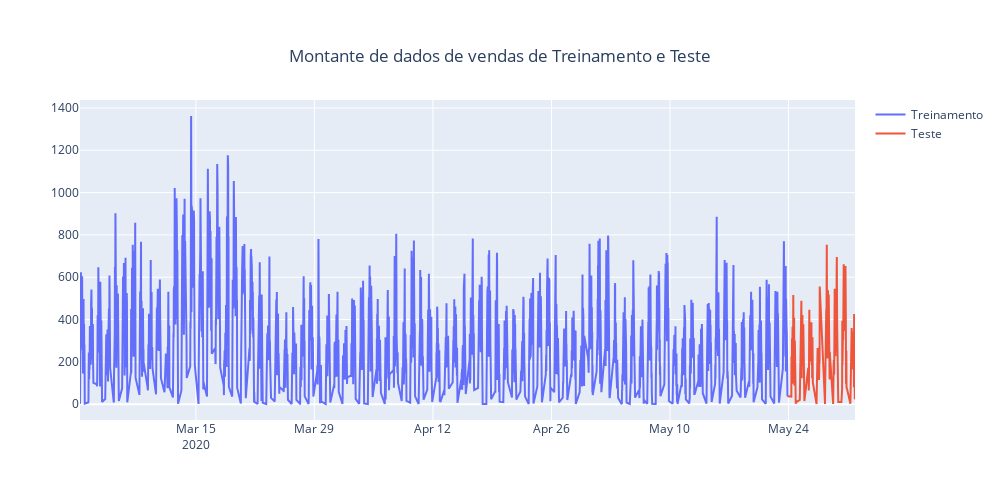

This figure's notebook cell:
### Markdown cell above
# Visualizando o montante de dados para os datasets de treino e de teste

### Code cell
iplot(dtview.compare_dataframes_with_scatter(df_274_sale_treino,
                                   df_274_sale_teste,
                                   title='Montante de dados de vendas de Treinamento e Teste',
                                    mode='lines',
                                   name1='Treinamento',
                                   name2='Teste'))

### Figure 1 — Plotly figure (JSON) as saved in the notebook; plotly's stock layout.template omitted (floating-point values rounded to 4 significant figures; data arrays with more than 128 entries replaced by an {"elided": "..."} marker saying what was removed)
{"data": [{"mode": "lines", "name": "Treinamento", "type": "scatter", "x": {"elided": "2344 str values"}, "y": {"elided": "2344 int values"}}, {"mode": "lines", "name": "Teste", "type": "scatter", "x": {"elided": "212 str values"}, "y": {"elided": "212 int values"}}], "layout": {"height": 500, "title": {"text": "Montante de dados de vendas de Treinamento e Teste", "x": 0.5, "xanchor": "center", "y": 0.9, "yanchor": "top"}, "width": 1000}}
